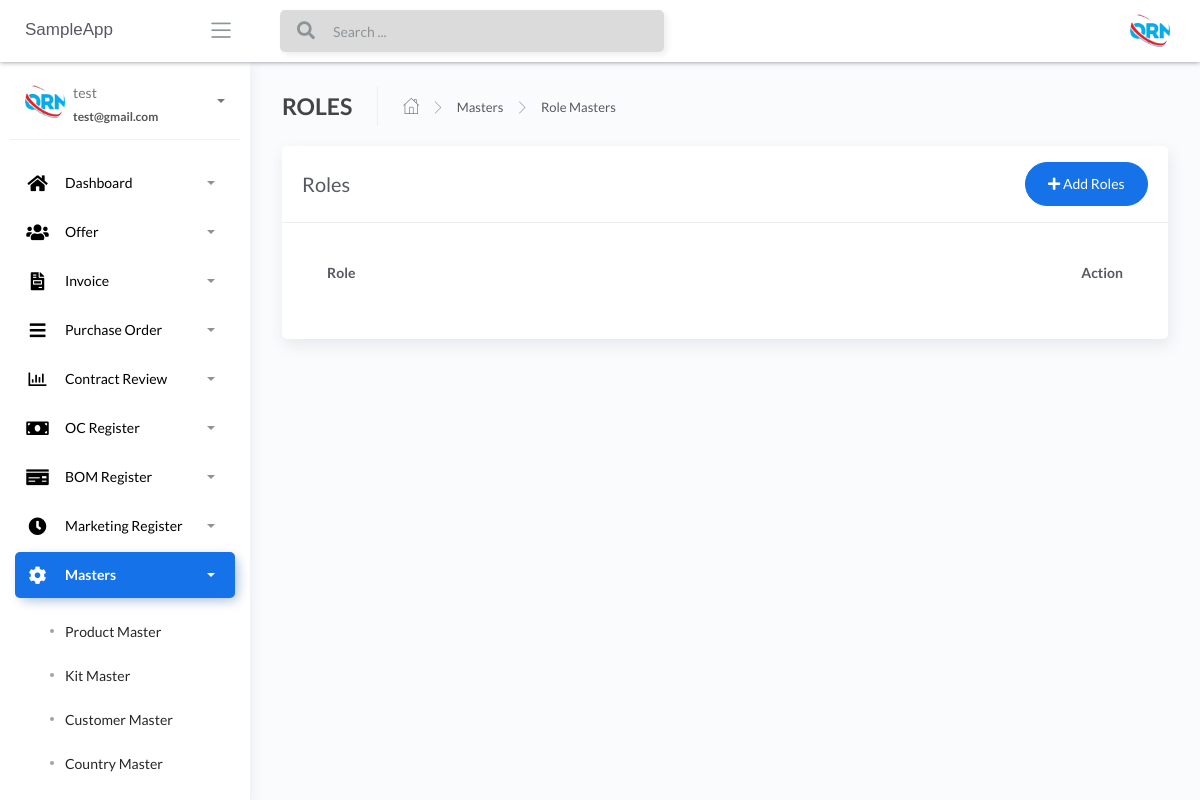
/Role-masters (signed in), run on an earlier commit of the app's database.
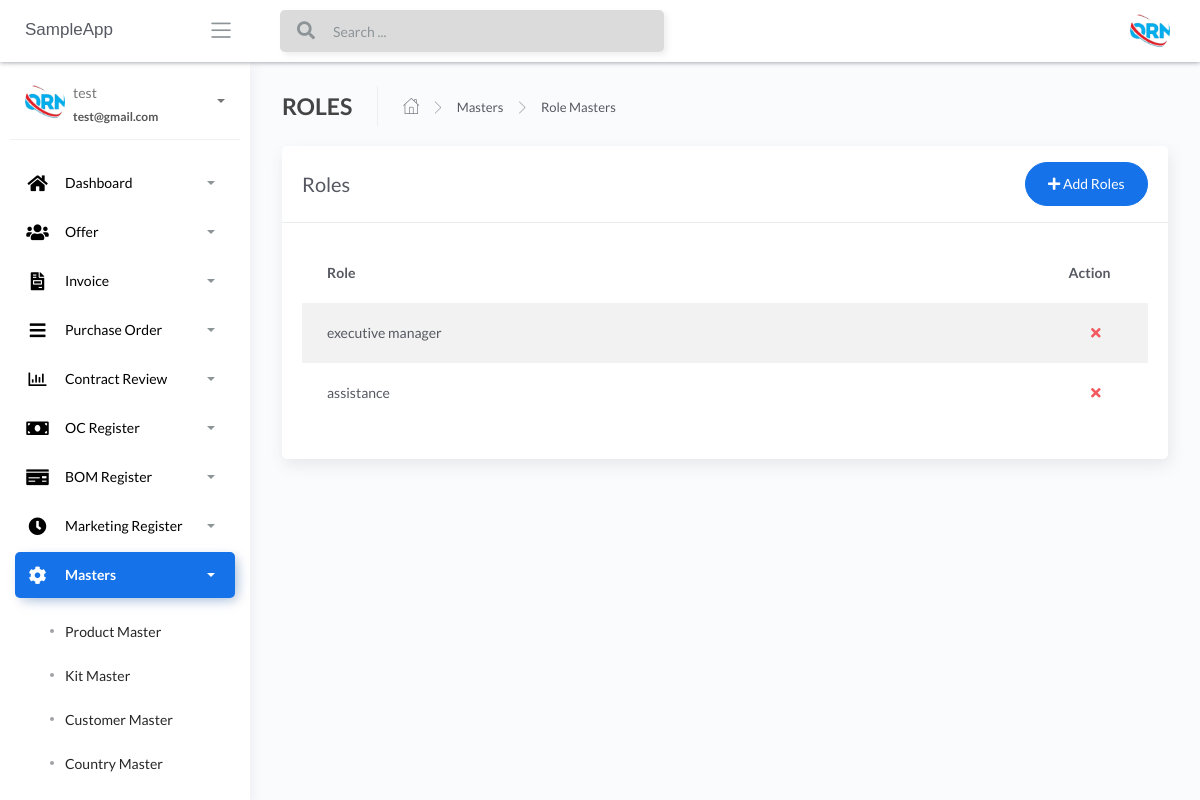
And on a later commit of the database.
### apps/authentication/models.py (models this page shows, shortened)
class Users(db.Model, UserMixin):
    __tablename__ = 'Users'
    id = db.Column(db.Integer, primary_key=True)
    username = db.Column(db.String(64), unique=True)
    email = db.Column(db.String(64), unique=True)
    password = db.Column(db.LargeBinary)

### apps/home/models.py (models this page shows, shortened)
class RoleMaster(db.Model):
    __tablename__ = "RoleMaster"
    id = db.Column(db.Integer, primary_key=True)
    role_name = db.Column(db.String())

### apps/home/routes.py (the view, shortened to what this page needs)
@blueprint.route('/Role-masters', methods=['GET', 'POST'])
@login_required
def Role_masters():
    if request.method == 'GET':
        users = RoleMaster.query.all()
        return render_template('home/Role-masters.html', users=users, segment='Role-masters')

### apps/__init__.py (called while the page is built)
def configure_database(app):
    @app.before_first_request
    def initialize_database():
        db.create_all()
    @app.teardown_request
    def shutdown_session(exception=None):
        db.session.remove()

### apps/authentication/models.py (called while the page is built)
@login_manager.user_loader
def user_loader(id):
    return Users.query.filter_by(id=id).first()

### apps/templates/home/Role-masters.html (shortened to what this page needs)
{% extends "layouts/base.html" %}
{% block content %}
	<div class="content">
		<div class="page-inner">
			<div class="page-header">
				<h4 class="page-title">ROLES</h4>
				<ul class="breadcrumbs">
					<li class="nav-home">
						<a href="#">
							<i class="flaticon-home"></i>
						</a>
					</li>
					<li class="separator">
						<i class="flaticon-right-arrow"></i>
					</li>
					<li class="nav-item">
						<a href="#">Masters</a>
					</li>
					<li class="separator">
						<i class="flaticon-right-arrow"></i>
					</li>
					<li class="nav-item">
						<a href="#">Role Masters</a>
					</li>
				</ul>
			</div>
			<div class="row">
				<div class="col-md-12">
					<div class="card">
						<div class="card-header">
							<div class="d-flex align-items-center">
								<h4 class="card-title">Roles</h4>
								<button class="btn btn-primary btn-round ml-auto" data-toggle="modal" data-target="#addRowModal">
									<i class="fa fa-plus"></i>
									Add Roles
								</button>
							</div>
						</div>
						<div class="card-body">
							<div class="table-responsive">
								<table id="add-row" class="display table table-striped table-hover" >
									<thead>
										<tr>
											<th>Role</th>
											<th style="width: 10%">Action</th>
										</tr>
									</thead>
									<tbody>
										{% for user in users %}
											<tr
											{% if loop.index %2==0 %}
											{% else %}
											{% endif %}
											>
											<td>{{user.role_name}}</td>
											<td>
											<div class="form-button-action">
											<span style="font-size: 24px;color:red;">
											<a href="/{{user.id}}/deleterole" type="button" data-toggle="tooltip" title="" class="btn btn-link btn-danger" data-original-title="Remove"> <i class="fas fa-times"></i></a>
											</span>
											</div>
											</td>
										</tr>
									{% endfor %}
									</tbody>
								</table>
							</div>
						</div>
					</div>
				</div>
			</div>
		</div>
	</div>
{% endblock content %}

### apps/templates/layouts/base.html (shortened to what this page needs)
<!DOCTYPE html>
<html lang="en">
<head>
	<link rel="stylesheet" href="/static/assets/css/bootstrap.min.css">
	<link rel="stylesheet" href="/static/assets/css/atlantis.min.css">
</head>
<body data-background-color="white">
	<div class="wrapper">
        {% include 'includes/navigation.html' %}
        {% include 'includes/sidebar.html' %}
		<div class="main-panel">
			{% block content %}{% endblock content %}
		</div>
	</div>
</body>
</html>

### apps/templates/includes/navigation.html (shortened to what this page needs)
		<div class="main-header">
			<div class="logo-header" data-background-color="white">
				<a href="" class="logo">
					<h style="font-family: Arial">SampleApp</h>
				</a>
				<div class="nav-toggle">
					<button class="btn btn-toggle toggle-sidebar">
						<i class="icon-menu"></i>
					</button>
				</div>
			</div>
			<nav class="navbar navbar-header navbar-expand-lg" data-background-color="white">
				{% if current_user.is_authenticated %}
				<div class="container-fluid">
					<div class="collapse" id="search-nav">
						<form class="navbar-left navbar-form nav-search mr-md-3">
							<div class="input-group">
								<div class="input-group-prepend">
									<button type="submit" class="btn btn-search pr-1">
										<i class="fa fa-search search-icon"></i>
									</button>
								</div>
								<input type="text" placeholder="Search ..." class="form-control">
							</div>
						</form>
					</div>
					<ul class="navbar-nav topbar-nav ml-md-auto align-items-center">
						<li class="nav-item dropdown hidden-caret">
							<a class="dropdown-toggle profile-pic" data-toggle="dropdown" href="#" aria-expanded="false">
								<div class="avatar-sm">
									<img src="/static/assets/img/logo.jpg" alt="..." class="avatar-img rounded-circle">
								</div>
							</a>
						</li>
					</ul>
				</div>
				{% endif %}
			</nav>
        </div>

### apps/templates/includes/sidebar.html (shortened to what this page needs)
		<div class="sidebar sidebar-style-2" data-background-color="white">
			<div class="sidebar-wrapper scrollbar scrollbar-inner">
				<div class="sidebar-content">
				{% if current_user.is_authenticated %}
					<div class="user">
						<div class="avatar-sm float-left mr-2">
							<img src="/static/assets/img/logo.jpg" alt="..." class="avatar-img rounded-circle">
						</div>
						<div class="info">
							<a data-toggle="collapse" href="#collapseExample" aria-expanded="true">
								<span>
									{{ current_user.username }}
									<span class="user-level">
										{{ current_user.email }}
									</span>
									<span class="caret"></span>
								</span>
							</a>
						</div>
					</div>
					<ul class="nav nav-primary">
						<li class="nav-item {% if 'dashboard' in segment %} active {% endif %}">
							<a data-toggle="collapse" href="#dashboard" aria-expanded="false">
								<i style="color:black;" class="fas fa-home"></i>
								<p style="color:black;">Dashboard</p>
								<span class="caret"></span>
							</a>
						</li>
						<li class="nav-item {% if 'offer-' in segment %} active {% endif %}">
							<a data-toggle="collapse" href="#base">
								<i  style="color:black;" class="fas fa-users"></i>
								<p  style="color:black;">Offer</p>
								<span class="caret"></span>
							</a>
						</li>
						<li class="nav-item {% if 'invoice' in segment %} active {% endif %}">
							<a data-toggle="collapse" href="#invoice">
								<i  style="color:black;" class="fas fa-file-invoice"></i>
								<p  style="color:black;">Invoice</p>
								<span class="caret"></span>
							</a>
						</li>
						<li class="nav-item {% if 'purchaseorder' in segment %} active {% endif %}">
							<a data-toggle="collapse" href="#purchaseorder">
								<i  style="color:black;" class="fas fa-bars"></i>
								<p  style="color:black;">Purchase Order</p>
								<span class="caret"></span>
							</a>
						</li>
						<li class="nav-item {% if 'contractreview' in segment %} active {% endif %}">
							<a data-toggle="collapse" href="#contractreview">
								<i  style="color:black;" class="far fa-chart-bar"></i>
								<p  style="color:black;">Contract Review</p>
								<span class="caret"></span>
							</a>
						</li>
						<li class="nav-item {% if 'OcRegister' in segment %} active {% endif %}">
							<a data-toggle="collapse" href="#OcRegister">
								<i  style="color:black;" class="fas fa-money-bill"></i>
								<p  style="color:black;">OC Register</p>
								<span class="caret"></span>
							</a>
						</li>
						<li class="nav-item {% if 'BOMRegister' in segment %} active {% endif %}">
							<a data-toggle="collapse" href="#BOMRegister">
								<i  style="color:black;" class="fas fa-money-check"></i>
								<p  style="color:black;">BOM Register</p>
								<span class="caret"></span>
							</a>
						</li>
						<li class="nav-item {% if 'MarketingRegister' in segment %} active {% endif %}">
							<a data-toggle="collapse" href="#MarketingRegister">
								<i  style="color:black;" class="fas fa-clock"></i>
								<p  style="color:black;">Marketing Register</p>
								<span class="caret"></span>
							</a>
						</li>
						<li class="nav-item {% if 'masters' in segment %} active {% endif %}">
							<a data-toggle="collapse" href="#masters">
								<i  style="color:black;" class="fas fa-cog fa-spin"></i>
								<p  style="color:black;">Masters</p>
								<span class="caret"></span>
							</a>
							<div class="collapse {% if 'masters' in segment %} show {% endif %}" id="masters">
								<ul class="nav nav-collapse">
									<li class="{% if 'Product-masters' in segment %} active {% endif %}">
										<a href="/Product-masters">
											<span  style="color:black;" class="sub-item">Product Master</span>
										</a>
									</li>
									<li class="{% if 'Kit-masters' in segment %} active {% endif %}">
										<a href="/Kit-masters">
											<span  style="color:black;"class="sub-item">Kit Master</span>
										</a>
									</li>
									<li class="{% if 'Customer-masters' in segment %} active {% endif %}">
										<a href="/Customer-masters">
											<span  style="color:black;" class="sub-item">Customer Master</span>
										</a>
									</li>
									<li class="{% if 'Country-masters' in segment %} active {% endif %}">
										<a href="/Country-masters">
											<span  style="color:black;" class="sub-item">Country Master</span>
										</a>
									</li>
									<li class="{% if 'State-masters' in segment %} active {% endif %}">
										<a href="/State-masters">
										</a>
									</li>
								</ul>
							</div>
						</li>
					</ul>
				{% endif %}
				</div>
			</div>
		</div>

What changed in the data, as far as the page shows it:
added RoleMaster: role_name "executive manager"
added RoleMaster: role_name "assistance"
